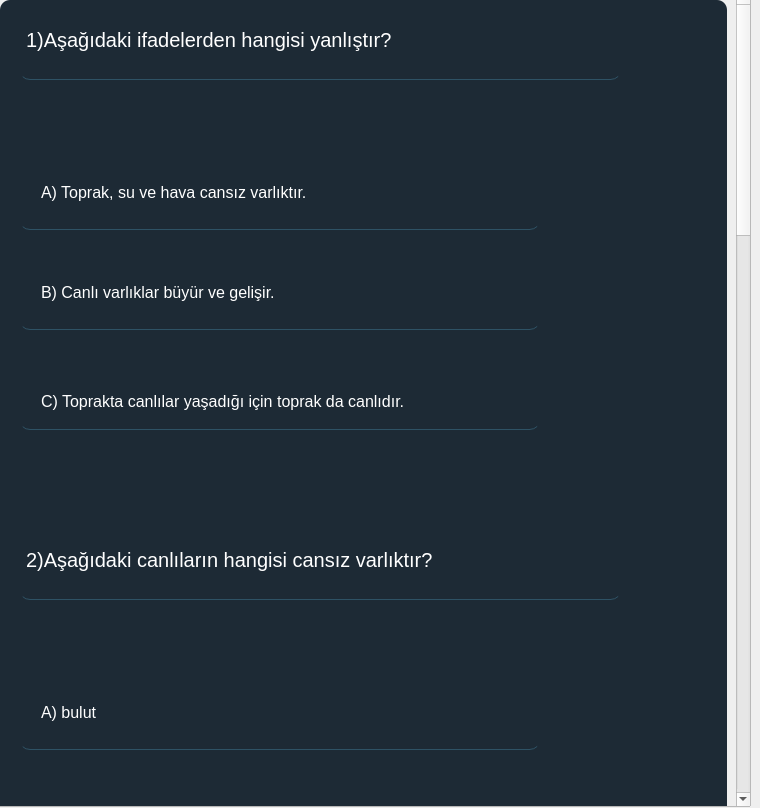
<?xml version="1.0" encoding="UTF-8"?>
<ui version="4.0">
 <class>Form</class>
 <widget class="QWidget" name="Form">
  <property name="geometry">
   <rect>
    <x>0</x>
    <y>0</y>
    <width>760</width>
    <height>808</height>
   </rect>
  </property>
  <property name="windowTitle">
   <string>Form</string>
  </property>
  <widget class="QScrollArea" name="scrollArea">
   <property name="geometry">
    <rect>
     <x>-10</x>
     <y>-10</y>
     <width>761</width>
     <height>817</height>
    </rect>
   </property>
   <property name="styleSheet">
    <string notr="true"/>
   </property>
   <property name="widgetResizable">
    <bool>true</bool>
   </property>
   <widget class="QWidget" name="scrollAreaWidgetContents">
    <property name="geometry">
     <rect>
      <x>0</x>
      <y>0</y>
      <width>738</width>
      <height>2792</height>
     </rect>
    </property>
    <layout class="QVBoxLayout" name="verticalLayout_2">
     <item>
      <widget class="QFrame" name="frame">
       <property name="minimumSize">
        <size>
         <width>0</width>
         <height>2770</height>
        </size>
       </property>
       <property name="styleSheet">
        <string notr="true">background-color:rgba(16,30,41,240);
border-radius:10px;



</string>
       </property>
       <property name="frameShape">
        <enum>QFrame::StyledPanel</enum>
       </property>
       <property name="frameShadow">
        <enum>QFrame::Raised</enum>
       </property>
       <widget class="QRadioButton" name="radioButton_10">
        <property name="geometry">
         <rect>
          <x>20</x>
          <y>1840</y>
          <width>520</width>
          <height>50</height>
         </rect>
        </property>
        <property name="font">
         <font>
          <pointsize>12</pointsize>
         </font>
        </property>
        <property name="styleSheet">
         <string notr="true">background-color:rgba(0,0,0,0);
border:1px solid rgba(0,0,0,0);
border-bottom-color:rgba(46,82,101,255);
color:rgb(255,255,255);
padding-bottom:7px
</string>
        </property>
        <property name="text">
         <string>B) Hareket ederler.
</string>
        </property>
       </widget>
       <widget class="QRadioButton" name="radioButton_11">
        <property name="geometry">
         <rect>
          <x>20</x>
          <y>2360</y>
          <width>520</width>
          <height>50</height>
         </rect>
        </property>
        <property name="font">
         <font>
          <pointsize>12</pointsize>
         </font>
        </property>
        <property name="styleSheet">
         <string notr="true">background-color:rgba(0,0,0,0);
border:1px solid rgba(0,0,0,0);
border-bottom-color:rgba(46,82,101,255);
color:rgb(255,255,255);
padding-bottom:7px
</string>
        </property>
        <property name="text">
         <string>B) Bitkinin topraktan su almasını sağlar.
</string>
        </property>
       </widget>
       <widget class="QRadioButton" name="radioButton_3">
        <property name="geometry">
         <rect>
          <x>20</x>
          <y>380</y>
          <width>520</width>
          <height>50</height>
         </rect>
        </property>
        <property name="font">
         <font>
          <pointsize>12</pointsize>
         </font>
        </property>
        <property name="styleSheet">
         <string notr="true">background-color:rgba(0,0,0,0);
border:1px solid rgba(0,0,0,0);
border-bottom-color:rgba(46,82,101,255);
color:rgb(255,255,255);
padding-bottom:7px
</string>
        </property>
        <property name="text">
         <string>C) Toprakta canlılar yaşadığı için toprak da canlıdır.</string>
        </property>
       </widget>
       <widget class="QRadioButton" name="radioButton_7">
        <property name="geometry">
         <rect>
          <x>20</x>
          <y>2260</y>
          <width>520</width>
          <height>50</height>
         </rect>
        </property>
        <property name="font">
         <font>
          <pointsize>12</pointsize>
         </font>
        </property>
        <property name="styleSheet">
         <string notr="true">background-color:rgba(0,0,0,0);
border:1px solid rgba(0,0,0,0);
border-bottom-color:rgba(46,82,101,255);
color:rgb(255,255,255);
padding-bottom:7px
</string>
        </property>
        <property name="text">
         <string>A) Bitkinin solunum yapmasını sağlar.
</string>
        </property>
       </widget>
       <widget class="QRadioButton" name="radioButton_15">
        <property name="geometry">
         <rect>
          <x>20</x>
          <y>2460</y>
          <width>520</width>
          <height>50</height>
         </rect>
        </property>
        <property name="font">
         <font>
          <pointsize>12</pointsize>
         </font>
        </property>
        <property name="styleSheet">
         <string notr="true">background-color:rgba(0,0,0,0);
border:1px solid rgba(0,0,0,0);
border-bottom-color:rgba(46,82,101,255);
color:rgb(255,255,255);
padding-bottom:7px
</string>
        </property>
        <property name="text">
         <string>C) Bitkinin üremesini sağlar.</string>
        </property>
       </widget>
       <widget class="QLabel" name="label_5">
        <property name="geometry">
         <rect>
          <x>20</x>
          <y>2110</y>
          <width>601</width>
          <height>50</height>
         </rect>
        </property>
        <property name="font">
         <font>
          <pointsize>15</pointsize>
         </font>
        </property>
        <property name="styleSheet">
         <string notr="true">background-color:rgba(0,0,0,0);
border:1px solid rgba(0,0,0,0);
border-bottom-color:rgba(46,82,101,255);
color:rgb(255,255,255);
padding-bottom:7px</string>
        </property>
        <property name="text">
         <string>5)Aşağıdakilerden hangisi çiçeğin görevidir?
</string>
        </property>
       </widget>
       <widget class="QRadioButton" name="radioButton_6">
        <property name="geometry">
         <rect>
          <x>20</x>
          <y>1740</y>
          <width>520</width>
          <height>50</height>
         </rect>
        </property>
        <property name="font">
         <font>
          <pointsize>12</pointsize>
         </font>
        </property>
        <property name="styleSheet">
         <string notr="true">background-color:rgba(0,0,0,0);
border:1px solid rgba(0,0,0,0);
border-bottom-color:rgba(46,82,101,255);
color:rgb(255,255,255);
padding-bottom:7px
</string>
        </property>
        <property name="text">
         <string>A) Büyüyüp gelişemezler.
</string>
        </property>
       </widget>
       <widget class="QRadioButton" name="radioButton_5">
        <property name="geometry">
         <rect>
          <x>20</x>
          <y>1220</y>
          <width>520</width>
          <height>50</height>
         </rect>
        </property>
        <property name="font">
         <font>
          <pointsize>12</pointsize>
         </font>
        </property>
        <property name="styleSheet">
         <string notr="true">background-color:rgba(0,0,0,0);
border:1px solid rgba(0,0,0,0);
border-bottom-color:rgba(46,82,101,255);
color:rgb(255,255,255);
padding-bottom:7px
</string>
        </property>
        <property name="text">
         <string>A) Belli bir ağırlığının olması
</string>
        </property>
       </widget>
       <widget class="QRadioButton" name="radioButton_2">
        <property name="geometry">
         <rect>
          <x>20</x>
          <y>280</y>
          <width>520</width>
          <height>50</height>
         </rect>
        </property>
        <property name="font">
         <font>
          <pointsize>12</pointsize>
         </font>
        </property>
        <property name="styleSheet">
         <string notr="true">background-color:rgba(0,0,0,0);
border:1px solid rgba(0,0,0,0);
border-bottom-color:rgba(46,82,101,255);
color:rgb(255,255,255);
padding-bottom:7px
</string>
        </property>
        <property name="text">
         <string>B) Canlı varlıklar büyür ve gelişir.
</string>
        </property>
       </widget>
       <widget class="QRadioButton" name="radioButton_14">
        <property name="geometry">
         <rect>
          <x>20</x>
          <y>1940</y>
          <width>520</width>
          <height>50</height>
         </rect>
        </property>
        <property name="font">
         <font>
          <pointsize>12</pointsize>
         </font>
        </property>
        <property name="styleSheet">
         <string notr="true">background-color:rgba(0,0,0,0);
border:1px solid rgba(0,0,0,0);
border-bottom-color:rgba(46,82,101,255);
color:rgb(255,255,255);
padding-bottom:7px
</string>
        </property>
        <property name="text">
         <string>C) Beslenirler.</string>
        </property>
       </widget>
       <widget class="QLabel" name="label_4">
        <property name="geometry">
         <rect>
          <x>20</x>
          <y>1070</y>
          <width>601</width>
          <height>50</height>
         </rect>
        </property>
        <property name="font">
         <font>
          <pointsize>10</pointsize>
         </font>
        </property>
        <property name="styleSheet">
         <string notr="true">background-color:rgba(0,0,0,0);
border:1px solid rgba(0,0,0,0);
border-bottom-color:rgba(46,82,101,255);
color:rgb(255,255,255);
padding-bottom:7px</string>
        </property>
        <property name="text">
         <string>3)Aşağıdakilerden hangisi canlı varlıkları, cansız varlıklardan ayıran bir özelliktir?
</string>
        </property>
       </widget>
       <widget class="QRadioButton" name="radioButton_8">
        <property name="geometry">
         <rect>
          <x>20</x>
          <y>800</y>
          <width>520</width>
          <height>50</height>
         </rect>
        </property>
        <property name="font">
         <font>
          <pointsize>12</pointsize>
         </font>
        </property>
        <property name="styleSheet">
         <string notr="true">background-color:rgba(0,0,0,0);
border:1px solid rgba(0,0,0,0);
border-bottom-color:rgba(46,82,101,255);
color:rgb(255,255,255);
padding-bottom:7px
</string>
        </property>
        <property name="text">
         <string>B) kedi
</string>
        </property>
       </widget>
       <widget class="QLabel" name="label_3">
        <property name="geometry">
         <rect>
          <x>20</x>
          <y>1590</y>
          <width>601</width>
          <height>50</height>
         </rect>
        </property>
        <property name="font">
         <font>
          <pointsize>11</pointsize>
         </font>
        </property>
        <property name="styleSheet">
         <string notr="true">background-color:rgba(0,0,0,0);
border:1px solid rgba(0,0,0,0);
border-bottom-color:rgba(46,82,101,255);
color:rgb(255,255,255);
padding-bottom:7px</string>
        </property>
        <property name="text">
         <string>4Aşağıdakilerden hangisi canlı varlıkların özelliklerinden biri değildir?
</string>
        </property>
       </widget>
       <widget class="QLabel" name="label_2">
        <property name="geometry">
         <rect>
          <x>20</x>
          <y>550</y>
          <width>601</width>
          <height>50</height>
         </rect>
        </property>
        <property name="font">
         <font>
          <pointsize>15</pointsize>
         </font>
        </property>
        <property name="styleSheet">
         <string notr="true">background-color:rgba(0,0,0,0);
border:1px solid rgba(0,0,0,0);
border-bottom-color:rgba(46,82,101,255);
color:rgb(255,255,255);
padding-bottom:7px</string>
        </property>
        <property name="text">
         <string>2)Aşağıdaki canlıların hangisi cansız varlıktır?
</string>
        </property>
       </widget>
       <widget class="QRadioButton" name="radioButton_9">
        <property name="geometry">
         <rect>
          <x>20</x>
          <y>1320</y>
          <width>520</width>
          <height>50</height>
         </rect>
        </property>
        <property name="font">
         <font>
          <pointsize>12</pointsize>
         </font>
        </property>
        <property name="styleSheet">
         <string notr="true">background-color:rgba(0,0,0,0);
border:1px solid rgba(0,0,0,0);
border-bottom-color:rgba(46,82,101,255);
color:rgb(255,255,255);
padding-bottom:7px
</string>
        </property>
        <property name="text">
         <string>B) Belli bir yer kaplaması
</string>
        </property>
       </widget>
       <widget class="QLabel" name="label">
        <property name="geometry">
         <rect>
          <x>20</x>
          <y>30</y>
          <width>601</width>
          <height>50</height>
         </rect>
        </property>
        <property name="font">
         <font>
          <pointsize>15</pointsize>
         </font>
        </property>
        <property name="styleSheet">
         <string notr="true">background-color:rgba(0,0,0,0);
border:1px solid rgba(0,0,0,0);
border-bottom-color:rgba(46,82,101,255);
color:rgb(255,255,255);
padding-bottom:7px</string>
        </property>
        <property name="text">
         <string>1)Aşağıdaki ifadelerden hangisi yanlıştır?
</string>
        </property>
       </widget>
       <widget class="QRadioButton" name="radioButton_4">
        <property name="geometry">
         <rect>
          <x>20</x>
          <y>700</y>
          <width>520</width>
          <height>50</height>
         </rect>
        </property>
        <property name="font">
         <font>
          <pointsize>12</pointsize>
         </font>
        </property>
        <property name="styleSheet">
         <string notr="true">background-color:rgba(0,0,0,0);
border:1px solid rgba(0,0,0,0);
border-bottom-color:rgba(46,82,101,255);
color:rgb(255,255,255);
padding-bottom:7px
</string>
        </property>
        <property name="text">
         <string>A) bulut
</string>
        </property>
       </widget>
       <widget class="QRadioButton" name="radioButton_13">
        <property name="geometry">
         <rect>
          <x>20</x>
          <y>1420</y>
          <width>520</width>
          <height>50</height>
         </rect>
        </property>
        <property name="font">
         <font>
          <pointsize>12</pointsize>
         </font>
        </property>
        <property name="styleSheet">
         <string notr="true">background-color:rgba(0,0,0,0);
border:1px solid rgba(0,0,0,0);
border-bottom-color:rgba(46,82,101,255);
color:rgb(255,255,255);
padding-bottom:7px
</string>
        </property>
        <property name="text">
         <string>C) Büyüyüp gelişmesi</string>
        </property>
       </widget>
       <widget class="QRadioButton" name="radioButton_12">
        <property name="geometry">
         <rect>
          <x>20</x>
          <y>900</y>
          <width>520</width>
          <height>50</height>
         </rect>
        </property>
        <property name="font">
         <font>
          <pointsize>12</pointsize>
         </font>
        </property>
        <property name="styleSheet">
         <string notr="true">background-color:rgba(0,0,0,0);
border:1px solid rgba(0,0,0,0);
border-bottom-color:rgba(46,82,101,255);
color:rgb(255,255,255);
padding-bottom:7px
</string>
        </property>
        <property name="text">
         <string>C) papatya</string>
        </property>
       </widget>
       <widget class="QRadioButton" name="radioButton">
        <property name="geometry">
         <rect>
          <x>20</x>
          <y>180</y>
          <width>520</width>
          <height>50</height>
         </rect>
        </property>
        <property name="font">
         <font>
          <pointsize>12</pointsize>
         </font>
        </property>
        <property name="styleSheet">
         <string notr="true">background-color:rgba(0,0,0,0);
border:1px solid rgba(0,0,0,0);
border-bottom-color:rgba(46,82,101,255);
color:rgb(255,255,255);
padding-bottom:7px
</string>
        </property>
        <property name="text">
         <string>A) Toprak, su ve hava cansız varlıktır.
</string>
        </property>
       </widget>
      </widget>
     </item>
    </layout>
   </widget>
  </widget>
 </widget>
 <resources/>
 <connections/>
</ui>
